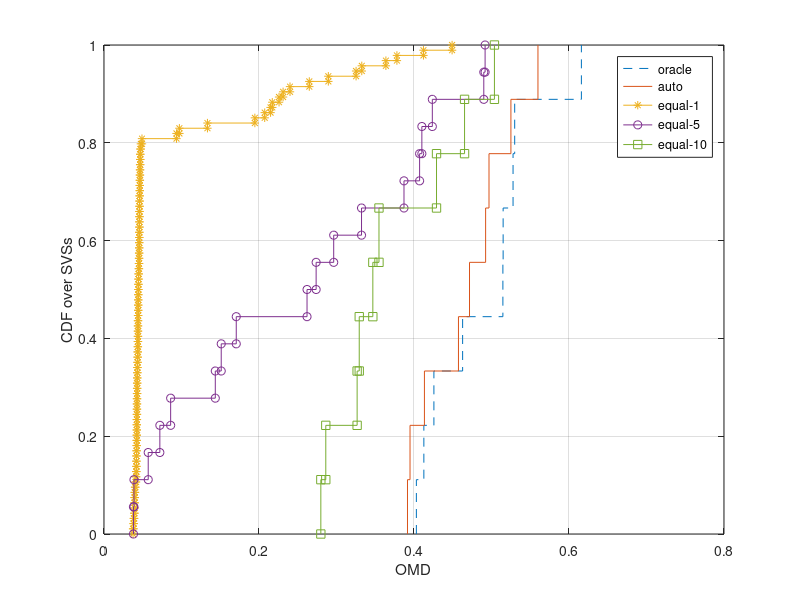

Write MATLAB code to recreate this figure. (Note: this script raises an error after producing the figure.)
%% CDF plot
load('autosplit.mat');
auto = sort(auto);
equal = {};
equal{1} = equal1;
equal{2} = equal2;
equal{3} = equal3;
equal{4} = equal4;
equal{5} = equal5;
equal{6} = equal6;
equal{7} = equal7;
equal{8} = equal8;
equal{9} = equal9;
equal{10} = equal10;
f = figure;
oracle = sort(oracle);
h = cdfplot(oracle);
set(h, 'LineStyle', '--');
hold on;
cdfplot(auto);
h = cdfplot(equal{1});
set(h, 'Marker', '*');
h = cdfplot(equal{5});
set(h, 'Marker', 'o');
h = cdfplot(equal{10});
set(h, 'Marker', 's');
xlim([0,0.8]);
legend('oracle', 'auto', 'equal-1', 'equal-5', 'equal-10')
xlabel("OMD");
ylabel("CDF over SVSs");
title('')
save_plot_as(f, "micro-autosplit-cdf");
%% Average plot
f = figure;
bar([1 : 5],[mean(oracle); mean(auto); mean(equal{10}); mean(equal{5}); mean(equal{1})]);
hold on;
errorbar([mean(oracle); mean(auto); mean(equal{10}); mean(equal{5}); mean(equal{1})], [getCI(oracle), getCI(auto), getCI(equal{10}), getCI(equal{5}), getCI(equal{1})]);
ylabel("Average OMD");
xlabel("Type of splitting method");
set(gca, 'XTickLabel', {'oracle', 'auto', 'equal-10', 'equal-5', 'equal-1'})
save_plot_as(f, "micro-autosplit-avg");